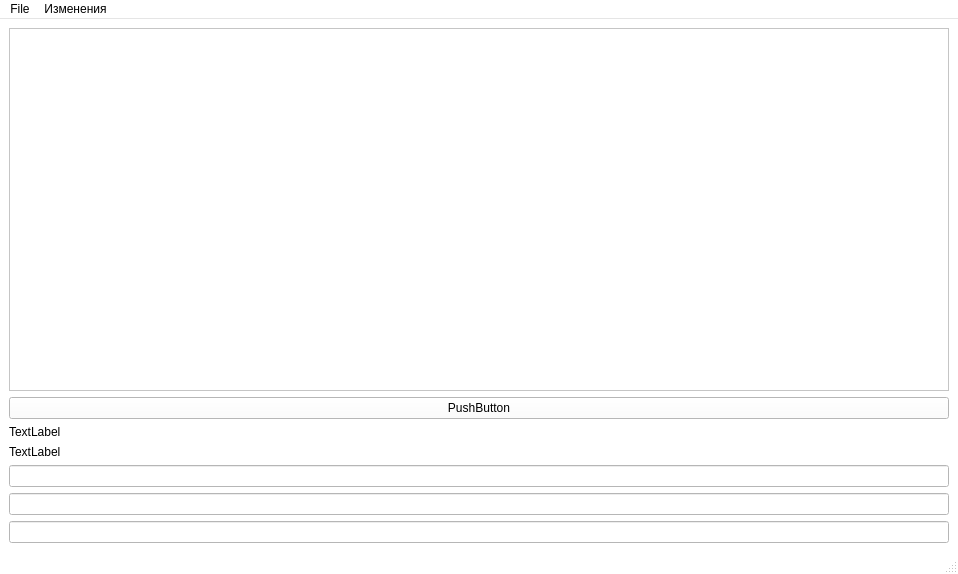
<?xml version="1.0" encoding="UTF-8"?>
<ui version="4.0">
 <class>MainWindow</class>
 <widget class="QMainWindow" name="MainWindow">
  <property name="geometry">
   <rect>
    <x>0</x>
    <y>0</y>
    <width>958</width>
    <height>574</height>
   </rect>
  </property>
  <property name="palette">
   <palette>
    <active>
     <colorrole role="WindowText">
      <brush brushstyle="SolidPattern">
       <color alpha="255">
        <red>0</red>
        <green>0</green>
        <blue>0</blue>
       </color>
      </brush>
     </colorrole>
     <colorrole role="Button">
      <brush brushstyle="SolidPattern">
       <color alpha="255">
        <red>255</red>
        <green>255</green>
        <blue>255</blue>
       </color>
      </brush>
     </colorrole>
     <colorrole role="Light">
      <brush brushstyle="SolidPattern">
       <color alpha="255">
        <red>255</red>
        <green>255</green>
        <blue>255</blue>
       </color>
      </brush>
     </colorrole>
     <colorrole role="Midlight">
      <brush brushstyle="SolidPattern">
       <color alpha="255">
        <red>255</red>
        <green>255</green>
        <blue>255</blue>
       </color>
      </brush>
     </colorrole>
     <colorrole role="Dark">
      <brush brushstyle="SolidPattern">
       <color alpha="255">
        <red>127</red>
        <green>127</green>
        <blue>127</blue>
       </color>
      </brush>
     </colorrole>
     <colorrole role="Mid">
      <brush brushstyle="SolidPattern">
       <color alpha="255">
        <red>170</red>
        <green>170</green>
        <blue>170</blue>
       </color>
      </brush>
     </colorrole>
     <colorrole role="Text">
      <brush brushstyle="SolidPattern">
       <color alpha="255">
        <red>0</red>
        <green>0</green>
        <blue>0</blue>
       </color>
      </brush>
     </colorrole>
     <colorrole role="BrightText">
      <brush brushstyle="SolidPattern">
       <color alpha="255">
        <red>255</red>
        <green>255</green>
        <blue>255</blue>
       </color>
      </brush>
     </colorrole>
     <colorrole role="ButtonText">
      <brush brushstyle="SolidPattern">
       <color alpha="255">
        <red>0</red>
        <green>0</green>
        <blue>0</blue>
       </color>
      </brush>
     </colorrole>
     <colorrole role="Base">
      <brush brushstyle="SolidPattern">
       <color alpha="255">
        <red>255</red>
        <green>255</green>
        <blue>255</blue>
       </color>
      </brush>
     </colorrole>
     <colorrole role="Window">
      <brush brushstyle="SolidPattern">
       <color alpha="255">
        <red>255</red>
        <green>255</green>
        <blue>255</blue>
       </color>
      </brush>
     </colorrole>
     <colorrole role="Shadow">
      <brush brushstyle="SolidPattern">
       <color alpha="255">
        <red>0</red>
        <green>0</green>
        <blue>0</blue>
       </color>
      </brush>
     </colorrole>
     <colorrole role="AlternateBase">
      <brush brushstyle="SolidPattern">
       <color alpha="255">
        <red>255</red>
        <green>255</green>
        <blue>255</blue>
       </color>
      </brush>
     </colorrole>
     <colorrole role="ToolTipBase">
      <brush brushstyle="SolidPattern">
       <color alpha="255">
        <red>255</red>
        <green>255</green>
        <blue>220</blue>
       </color>
      </brush>
     </colorrole>
     <colorrole role="ToolTipText">
      <brush brushstyle="SolidPattern">
       <color alpha="255">
        <red>0</red>
        <green>0</green>
        <blue>0</blue>
       </color>
      </brush>
     </colorrole>
     <colorrole role="PlaceholderText">
      <brush brushstyle="SolidPattern">
       <color alpha="128">
        <red>0</red>
        <green>0</green>
        <blue>0</blue>
       </color>
      </brush>
     </colorrole>
    </active>
    <inactive>
     <colorrole role="WindowText">
      <brush brushstyle="SolidPattern">
       <color alpha="255">
        <red>0</red>
        <green>0</green>
        <blue>0</blue>
       </color>
      </brush>
     </colorrole>
     <colorrole role="Button">
      <brush brushstyle="SolidPattern">
       <color alpha="255">
        <red>255</red>
        <green>255</green>
        <blue>255</blue>
       </color>
      </brush>
     </colorrole>
     <colorrole role="Light">
      <brush brushstyle="SolidPattern">
       <color alpha="255">
        <red>255</red>
        <green>255</green>
        <blue>255</blue>
       </color>
      </brush>
     </colorrole>
     <colorrole role="Midlight">
      <brush brushstyle="SolidPattern">
       <color alpha="255">
        <red>255</red>
        <green>255</green>
        <blue>255</blue>
       </color>
      </brush>
     </colorrole>
     <colorrole role="Dark">
      <brush brushstyle="SolidPattern">
       <color alpha="255">
        <red>127</red>
        <green>127</green>
        <blue>127</blue>
       </color>
      </brush>
     </colorrole>
     <colorrole role="Mid">
      <brush brushstyle="SolidPattern">
       <color alpha="255">
        <red>170</red>
        <green>170</green>
        <blue>170</blue>
       </color>
      </brush>
     </colorrole>
     <colorrole role="Text">
      <brush brushstyle="SolidPattern">
       <color alpha="255">
        <red>0</red>
        <green>0</green>
        <blue>0</blue>
       </color>
      </brush>
     </colorrole>
     <colorrole role="BrightText">
      <brush brushstyle="SolidPattern">
       <color alpha="255">
        <red>255</red>
        <green>255</green>
        <blue>255</blue>
       </color>
      </brush>
     </colorrole>
     <colorrole role="ButtonText">
      <brush brushstyle="SolidPattern">
       <color alpha="255">
        <red>0</red>
        <green>0</green>
        <blue>0</blue>
       </color>
      </brush>
     </colorrole>
     <colorrole role="Base">
      <brush brushstyle="SolidPattern">
       <color alpha="255">
        <red>255</red>
        <green>255</green>
        <blue>255</blue>
       </color>
      </brush>
     </colorrole>
     <colorrole role="Window">
      <brush brushstyle="SolidPattern">
       <color alpha="255">
        <red>255</red>
        <green>255</green>
        <blue>255</blue>
       </color>
      </brush>
     </colorrole>
     <colorrole role="Shadow">
      <brush brushstyle="SolidPattern">
       <color alpha="255">
        <red>0</red>
        <green>0</green>
        <blue>0</blue>
       </color>
      </brush>
     </colorrole>
     <colorrole role="AlternateBase">
      <brush brushstyle="SolidPattern">
       <color alpha="255">
        <red>255</red>
        <green>255</green>
        <blue>255</blue>
       </color>
      </brush>
     </colorrole>
     <colorrole role="ToolTipBase">
      <brush brushstyle="SolidPattern">
       <color alpha="255">
        <red>255</red>
        <green>255</green>
        <blue>220</blue>
       </color>
      </brush>
     </colorrole>
     <colorrole role="ToolTipText">
      <brush brushstyle="SolidPattern">
       <color alpha="255">
        <red>0</red>
        <green>0</green>
        <blue>0</blue>
       </color>
      </brush>
     </colorrole>
     <colorrole role="PlaceholderText">
      <brush brushstyle="SolidPattern">
       <color alpha="128">
        <red>0</red>
        <green>0</green>
        <blue>0</blue>
       </color>
      </brush>
     </colorrole>
    </inactive>
    <disabled>
     <colorrole role="WindowText">
      <brush brushstyle="SolidPattern">
       <color alpha="255">
        <red>127</red>
        <green>127</green>
        <blue>127</blue>
       </color>
      </brush>
     </colorrole>
     <colorrole role="Button">
      <brush brushstyle="SolidPattern">
       <color alpha="255">
        <red>255</red>
        <green>255</green>
        <blue>255</blue>
       </color>
      </brush>
     </colorrole>
     <colorrole role="Light">
      <brush brushstyle="SolidPattern">
       <color alpha="255">
        <red>255</red>
        <green>255</green>
        <blue>255</blue>
       </color>
      </brush>
     </colorrole>
     <colorrole role="Midlight">
      <brush brushstyle="SolidPattern">
       <color alpha="255">
        <red>255</red>
        <green>255</green>
        <blue>255</blue>
       </color>
      </brush>
     </colorrole>
     <colorrole role="Dark">
      <brush brushstyle="SolidPattern">
       <color alpha="255">
        <red>127</red>
        <green>127</green>
        <blue>127</blue>
       </color>
      </brush>
     </colorrole>
     <colorrole role="Mid">
      <brush brushstyle="SolidPattern">
       <color alpha="255">
        <red>170</red>
        <green>170</green>
        <blue>170</blue>
       </color>
      </brush>
     </colorrole>
     <colorrole role="Text">
      <brush brushstyle="SolidPattern">
       <color alpha="255">
        <red>127</red>
        <green>127</green>
        <blue>127</blue>
       </color>
      </brush>
     </colorrole>
     <colorrole role="BrightText">
      <brush brushstyle="SolidPattern">
       <color alpha="255">
        <red>255</red>
        <green>255</green>
        <blue>255</blue>
       </color>
      </brush>
     </colorrole>
     <colorrole role="ButtonText">
      <brush brushstyle="SolidPattern">
       <color alpha="255">
        <red>127</red>
        <green>127</green>
        <blue>127</blue>
       </color>
      </brush>
     </colorrole>
     <colorrole role="Base">
      <brush brushstyle="SolidPattern">
       <color alpha="255">
        <red>255</red>
        <green>255</green>
        <blue>255</blue>
       </color>
      </brush>
     </colorrole>
     <colorrole role="Window">
      <brush brushstyle="SolidPattern">
       <color alpha="255">
        <red>255</red>
        <green>255</green>
        <blue>255</blue>
       </color>
      </brush>
     </colorrole>
     <colorrole role="Shadow">
      <brush brushstyle="SolidPattern">
       <color alpha="255">
        <red>0</red>
        <green>0</green>
        <blue>0</blue>
       </color>
      </brush>
     </colorrole>
     <colorrole role="AlternateBase">
      <brush brushstyle="SolidPattern">
       <color alpha="255">
        <red>255</red>
        <green>255</green>
        <blue>255</blue>
       </color>
      </brush>
     </colorrole>
     <colorrole role="ToolTipBase">
      <brush brushstyle="SolidPattern">
       <color alpha="255">
        <red>255</red>
        <green>255</green>
        <blue>220</blue>
       </color>
      </brush>
     </colorrole>
     <colorrole role="ToolTipText">
      <brush brushstyle="SolidPattern">
       <color alpha="255">
        <red>0</red>
        <green>0</green>
        <blue>0</blue>
       </color>
      </brush>
     </colorrole>
     <colorrole role="PlaceholderText">
      <brush brushstyle="SolidPattern">
       <color alpha="128">
        <red>0</red>
        <green>0</green>
        <blue>0</blue>
       </color>
      </brush>
     </colorrole>
    </disabled>
   </palette>
  </property>
  <property name="windowTitle">
   <string>MainWindow</string>
  </property>
  <widget class="QWidget" name="centralwidget">
   <layout class="QGridLayout" name="gridLayout">
    <item row="7" column="0">
     <widget class="QLineEdit" name="lineEdit_3"/>
    </item>
    <item row="4" column="0">
     <widget class="QLabel" name="label_2">
      <property name="text">
       <string>TextLabel</string>
      </property>
     </widget>
    </item>
    <item row="5" column="0">
     <widget class="QLineEdit" name="lineEdit"/>
    </item>
    <item row="1" column="0">
     <widget class="QTextEdit" name="textEdit">
      <property name="font">
       <font>
        <pointsize>14</pointsize>
       </font>
      </property>
     </widget>
    </item>
    <item row="2" column="0">
     <widget class="QPushButton" name="pushButton">
      <property name="text">
       <string>PushButton</string>
      </property>
     </widget>
    </item>
    <item row="3" column="0">
     <widget class="QLabel" name="label">
      <property name="text">
       <string>TextLabel</string>
      </property>
     </widget>
    </item>
    <item row="6" column="0">
     <widget class="QLineEdit" name="lineEdit_2"/>
    </item>
   </layout>
  </widget>
  <widget class="QMenuBar" name="menubar">
   <property name="geometry">
    <rect>
     <x>0</x>
     <y>0</y>
     <width>958</width>
     <height>25</height>
    </rect>
   </property>
   <widget class="QMenu" name="menuFile">
    <property name="title">
     <string>File</string>
    </property>
    <addaction name="new_d"/>
    <addaction name="open"/>
    <addaction name="save"/>
    <addaction name="saveAs"/>
    <addaction name="exit"/>
   </widget>
   <widget class="QMenu" name="menu">
    <property name="title">
     <string>Изменения</string>
    </property>
   </widget>
   <addaction name="menuFile"/>
   <addaction name="menu"/>
  </widget>
  <widget class="QStatusBar" name="statusbar"/>
  <action name="new_d">
   <property name="text">
    <string>New</string>
   </property>
  </action>
  <action name="open">
   <property name="text">
    <string>Open</string>
   </property>
  </action>
  <action name="save">
   <property name="text">
    <string>Save</string>
   </property>
  </action>
  <action name="saveAs">
   <property name="text">
    <string>Save as</string>
   </property>
  </action>
  <action name="exit">
   <property name="text">
    <string>Exit</string>
   </property>
  </action>
  <action name="action">
   <property name="text">
    <string>font</string>
   </property>
  </action>
  <action name="copy">
   <property name="text">
    <string>copy</string>
   </property>
  </action>
  <action name="paste">
   <property name="text">
    <string>paste</string>
   </property>
  </action>
  <action name="cut">
   <property name="text">
    <string>cut</string>
   </property>
   <property name="toolTip">
    <string>cut</string>
   </property>
  </action>
 </widget>
 <resources/>
 <connections/>
</ui>
